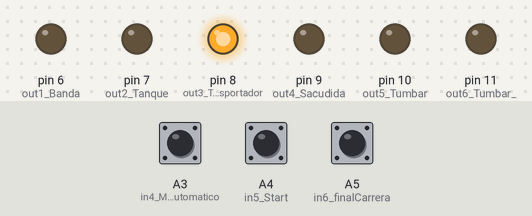
This sketch was run on a simulated Arduino Uno, built with avr-gcc and run on an emulated ATmega328P. Parts: output pins drawn as LEDs (lit = HIGH). The inputs (shaded band) are chosen by the test bench; at power-on: A5 (in6_finalCarrera) HIGH, A4 (in5_Start) HIGH, A3 (in4_ManualAutomatico) HIGH.

Above: at 0.8 s.
0.9 s: A5 (in6_finalCarrera) pulled LOW for 0.15 s
At 1.8 s:
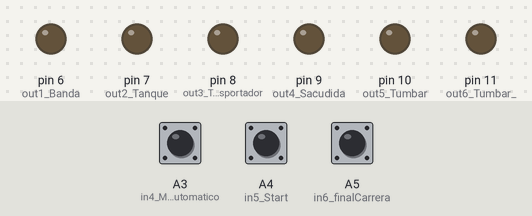
2.5 s: A4 (in5_Start) pulled LOW for 0.15 s
At 3.1 s:
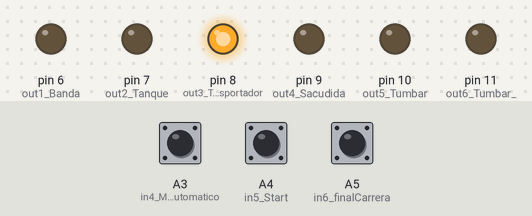
4.1 s: A5 (in6_finalCarrera) pulled LOW for 3.2 s
At 6.8 s:
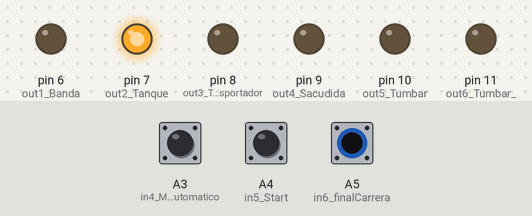
14.8 s: A4 (in5_Start) pulled LOW for 3.2 s
At 18.4 s:
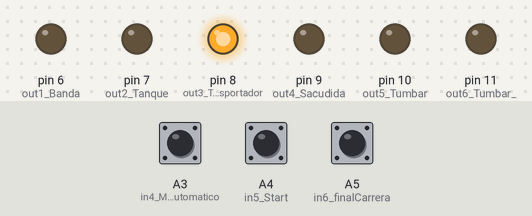
Timing chart, 0 to 19.9 s (numbered marks = the images above; inputs shaded):
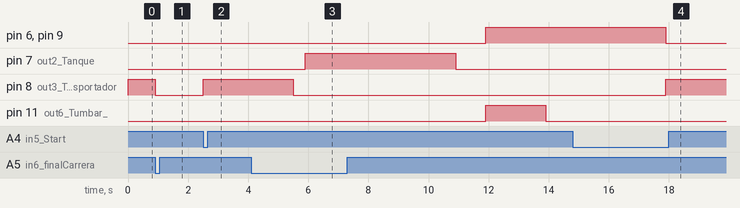

The sketch:

maquinaPintura.ino
```cpp
#include <ArduinoJson.h>
#include <EEPROM.h>


//ENTRADAS
const int in4_ManualAutomatico = A3;
const int in5_Start = A4;
const int in6_finalCarrera = A5;

const int in1_TumbarChancla = A0;
/*const int in2_ExpulsarChamcla = A1;
const int in3_SubirTanque = A2;
const int in4_SacudirChancla = A3;
const int in5_RotarChancla = A4;
const int in6_ManualAutomatico = A5;
const int in7_finalCarrera = 2;
const int in6_Start = 3;*/

//SALIDAS
const int out1_Banda = 6;
const int out2_Tanque = 7;
const int out3_Transportador = 8;
const int out4_Sacudida = 9;
const int out5_Tumbar = 10;
const int out6_Tumbar_ = 11;
const int out6_Indicador = 11;

 static int count_state = 0;


// this function generates an EV_TIME event
// each 500 ms
void timeManager() {
    static unsigned long prevMillis = 0;
    unsigned long currMillis;

    currMillis = millis();
    if (currMillis - prevMillis >= 500) {  ////para generar eventos cada 1 minuto
        prevMillis = currMillis;
    }
}


void setup() {


   pinMode(in4_ManualAutomatico, INPUT_PULLUP);
   pinMode(in6_finalCarrera,INPUT_PULLUP);
   pinMode(in5_Start, INPUT_PULLUP );
   pinMode(in1_TumbarChancla,INPUT_PULLUP);

  pinMode(out1_Banda, OUTPUT);
  pinMode(out2_Tanque, OUTPUT);
  pinMode(out3_Transportador, OUTPUT);
  pinMode(out4_Sacudida, OUTPUT);
  pinMode(out5_Tumbar, OUTPUT);
    pinMode(out6_Tumbar_, OUTPUT);
  pinMode(out6_Indicador, OUTPUT);

  digitalWrite(out1_Banda,LOW);
  digitalWrite(out2_Tanque,LOW);
  digitalWrite(out3_Transportador,LOW);
  digitalWrite(out4_Sacudida,LOW);
  digitalWrite(out5_Tumbar,LOW);

   Serial.begin(115200);


if(digitalRead(in6_finalCarrera)){
   while(digitalRead(in6_finalCarrera)){///mientras en final de carrera no este presionado
     digitalWrite(out3_Transportador,HIGH);
   }
}
digitalWrite(out3_Transportador,LOW);


}

void loop() {


if(digitalRead(in4_ManualAutomatico ) == 1){  //automatico

  if(!digitalRead(in5_Start)){
       digitalWrite(out3_Transportador,HIGH);
       delay(3000);


    while(digitalRead(in6_finalCarrera)){
       digitalWrite(out3_Transportador,HIGH);
    }
    digitalWrite(out3_Transportador,LOW);
    delay(400);

    digitalWrite(out2_Tanque,HIGH );
    delay(5000);
    digitalWrite(out2_Tanque, LOW);
    delay(1000);
    digitalWrite(out4_Sacudida,HIGH);
    digitalWrite(out6_Tumbar_,HIGH);
     digitalWrite(out1_Banda,HIGH);
    delay(2000);
     digitalWrite(out6_Tumbar_,LOW);

    delay(4000);
     digitalWrite(out4_Sacudida,LOW);

    digitalWrite(out1_Banda,LOW);


  }


}

if(digitalRead(in4_ManualAutomatico ) == 0){  //manual
   if(!digitalRead(in5_Start)){
       digitalWrite(out3_Transportador,HIGH);
       delay(3000);


    while(digitalRead(in6_finalCarrera)){
       digitalWrite(out3_Transportador,HIGH);
    }
    digitalWrite(out3_Transportador,LOW);
    delay(400);

    //digitalWrite(out2_Tanque,HIGH );
   // delay(4500);
   // digitalWrite(out2_Tanque, LOW);
    //delay(400);
    //digitalWrite(out4_Sacudida,HIGH);
    digitalWrite(out6_Tumbar_,HIGH);
    digitalWrite(out1_Banda,HIGH);
    delay(3000);
     digitalWrite(out4_Sacudida,LOW);
    digitalWrite(out6_Tumbar_,LOW);
    digitalWrite(out1_Banda,LOW);


  }


}


}
```

Measured:
- after the input at 0.9 s, pin 8 (out3_Transportador): HIGH → LOW at once
- after the input at 2.5 s, pin 8 (out3_Transportador): LOW → HIGH at once
- after the input at 4.1 s, pin 6 (out1_Banda), pin 9 (out4_Sacudida): LOW → HIGH after 7.8 s; pin 7 (out2_Tanque): LOW → HIGH after 1.8 s, → LOW 5.0 s later; pin 8 (out3_Transportador): HIGH → LOW after 1.4 s; pin 11 (out6_Tumbar_): LOW → HIGH after 7.8 s, → LOW 2.0 s later
- after the input at 14.8 s, pin 8 (out3_Transportador): LOW → HIGH after 3.1 s
